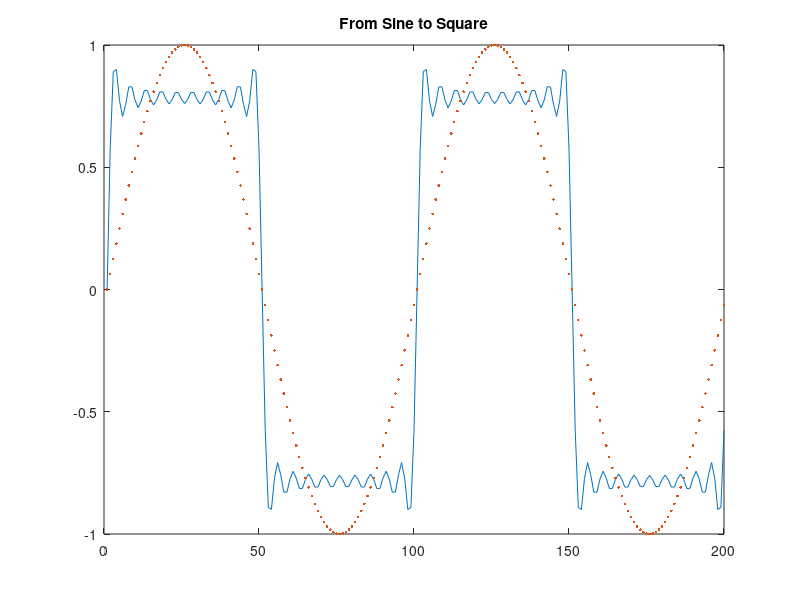

This chart was generated by the following MATLAB code:
## The Gibbs phenomenon states: if you add sine waves at specific
## frequency/phase/amplitude combinations you can approximate a square
## wave.
##
## This is an interative graph, press the "SPACE" bar to see the next
## iteration. When done, press "Ctrl-W" to close the graph.
##
## See chapter 2.1 in "SDR for Engineers"

samples = 200;   # how many samples per waves
waves = 10;      # how many waves to sum?

pkg load signal; # for sinewave()

for n = 1:2:(waves*2-1)
  ##     sinewave(samples,      period) / amplitude
  wave = sinewave(samples, samples/2/n) / n;
  if n == 1
	sum = wave;
	orig = wave;
  else
	sum += wave;
  end
  plot(sum, '-', orig, '.');
  title("From Sine to Square");

  ## Press space bar to see the next step in the animation
  waitforbuttonpress();
end
